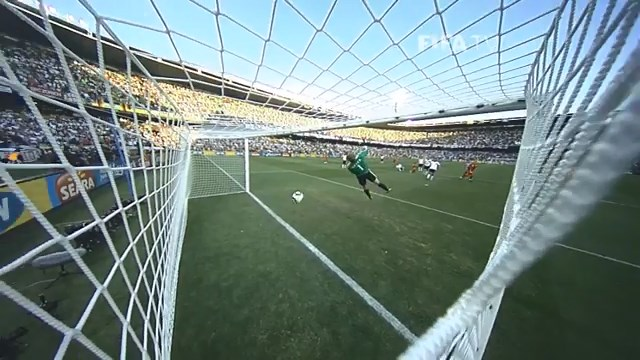
#> input picture Assignments/S2/S2A6/1.jpg, 640 x 360 px; its folder holds 4 pictures in this run
$ python S2A6a.py
#> lines starting #> are read from the running program, lines starting #| are printed output that depends on the picture; after the words box and inside, x2 and y2 are one past the last pixel; in counts of white or black regions, pixels touching at a corner belong together
import cv2
import numpy as np

lx1 = 220.
ly1 = 170.
lx2 = 400.
ly2 = 330.

m = (ly2 - ly1) / (lx2 - lx1)

b = -m * lx1 + ly1

kernel = np.array([[0, -1, 0],
                  [-1, 5, -1],
                  [0, -1, 0]])

for i in range(1,7):
    img = cv2.imread(f"{i}.jpg")
#> img is the input picture: shape (360, 640, 3); mean B, G, R 130.9, 133.8, 114.3

    img = cv2.resize(img, (1280, 720))
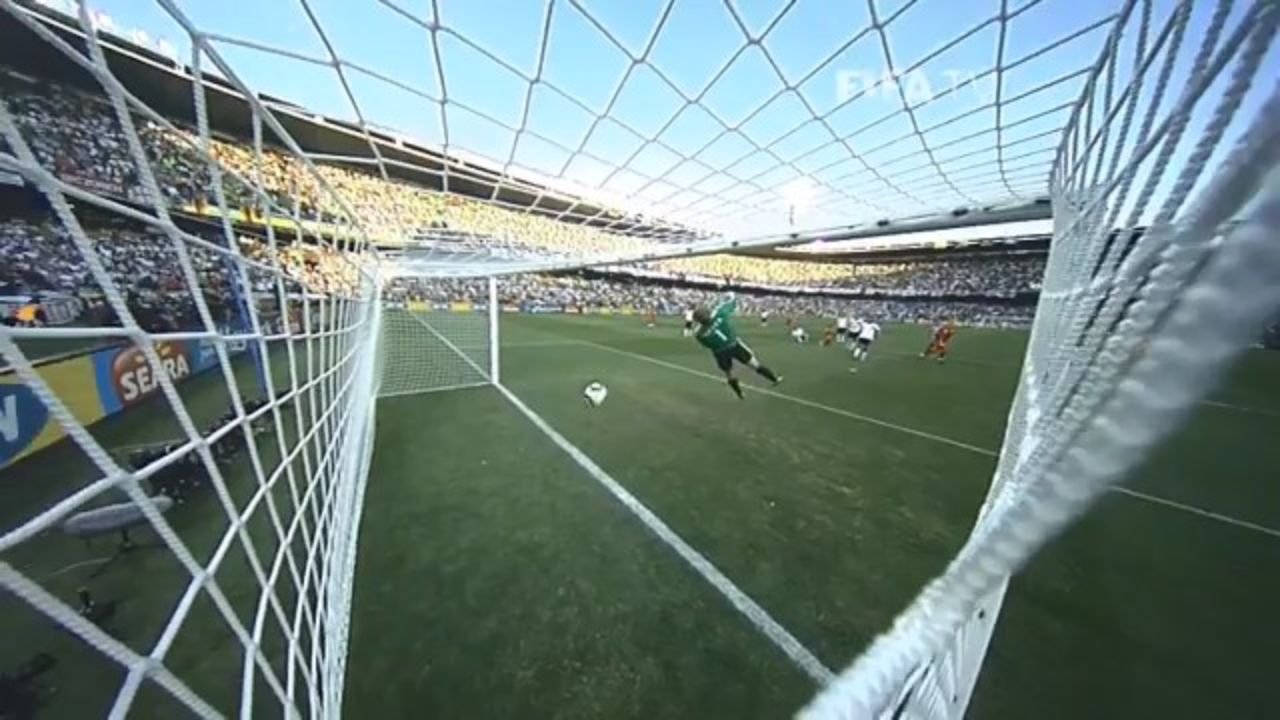
#> img: shape (720, 1280, 3); mean B, G, R 130.9, 133.7, 114.2

    img = img[300:720, 450:1000]
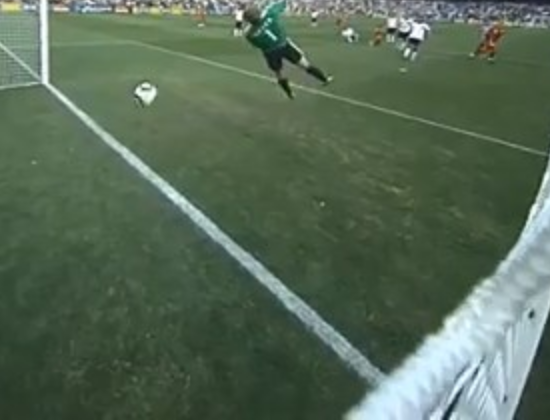
#> img: shape (420, 550, 3); mean B, G, R 86.1, 105.7, 86.7

    img_show = img.copy()

    gray = cv2.cvtColor(img, cv2.COLOR_BGR2GRAY)
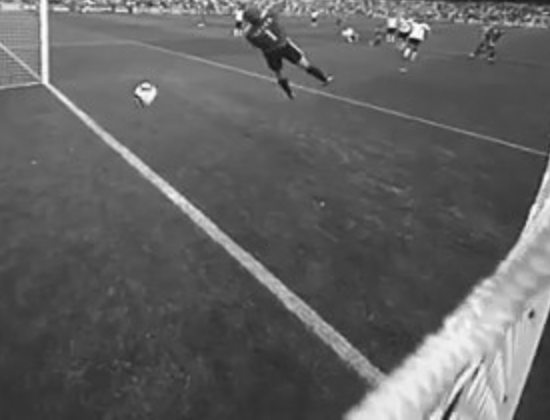
#> gray: shape (420, 550); min 16, max 253, mean 97.8

    sharp = cv2.filter2D(gray, -1, kernel)

    edge = cv2.Canny(sharp, 100, 120)
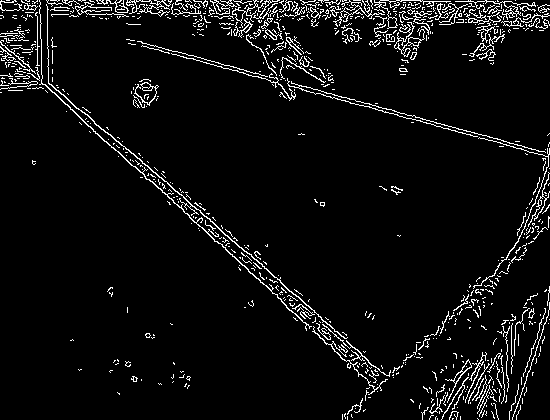
#> edge: shape (420, 550); 5.6% white in thin lines or dots

    circles = cv2.HoughCircles(edge, cv2.HOUGH_GRADIENT, 1 ,minDist=100 ,param1=2, param2=12, minRadius=7, maxRadius=11)
#> circles = [[145.5, 92.5, 9.3]]

    if  circles is not None:
        circles = circles[0].astype(np.uint32)
#> circles = [[145, 92, 9]]

        for circle in circles:
            cv2.circle(img_show, (circle[0], circle[1]), circle[2], (0, 0, 255), 2)

            yhat = circle[0] * m + b

            if yhat > circle[1]:
                goal = False
            else:
                distance = abs(m*circle[0]-circle[1]+b)/(m**2+1)**0.5
                print(distance, circle[2])
                if distance > circle[2]:
                    goal = True
                    break
#> this loop made 1 pass
#> (circle, yhat, goal) on pass 1: ([145, 92, 9], 103.3, False)
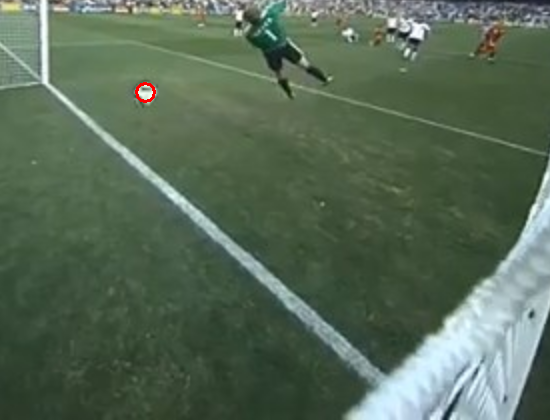
#> img_show: shape (420, 550, 3); 0.07% of pixels changed, all inside (x1, y1, x2, y2) = (135, 82, 156, 103)
        if goal:
            break

    cv2.imshow("Image", img_show)

    cv2.waitKey(0)

    if goal:
        break
#> pass 2 of the loop `for i in range(1,7):`:
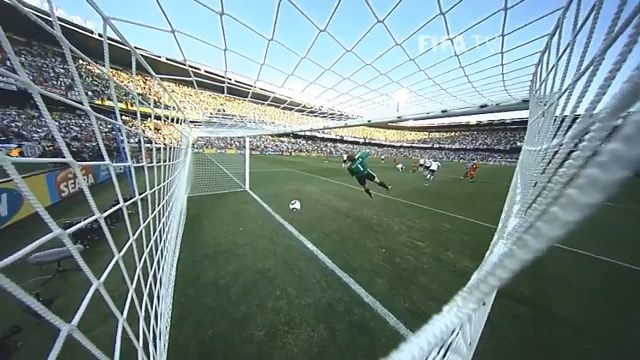
#> input picture Assignments/S2/S2A6/2.jpg, 640 x 360 px
#> img is the input picture: shape (360, 640, 3); mean B, G, R 131.6, 134.3, 114.7
#> `edge = cv2.Canny(sharp, 100, 120)`:
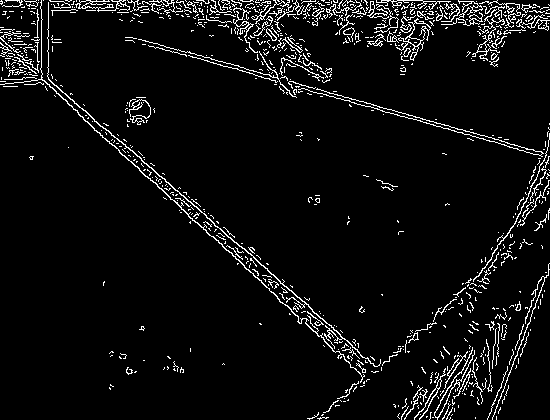
#> edge: shape (420, 550); 5.6% white in thin lines or dots
#> `circles = cv2.HoughCircles(edge, cv2.HOUGH_GRADIENT, 1 ,minDist=100 ,p..`: circles = [[497.5, 13.5, 8.2], [140.5, 109.5, 10.4]]
#> `circles = circles[0].astype(np.uint32)`: circles = [[497, 13, 8], [140, 109, 10]]
#> the loop `for circle in circles:` made 2 passes
#> (circle, yhat, goal) on pass 1: ([497, 13, 8], 416.2, False)
#> (printed output is left out)
#> after the loop `for circle in circles:`:
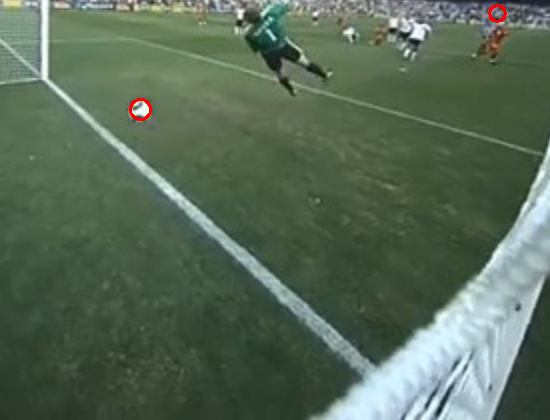
#> img_show: shape (420, 550, 3); mean B, G, R 87.1, 106.3, 87.8
#> pass 3 of the loop `for i in range(1,7):`:
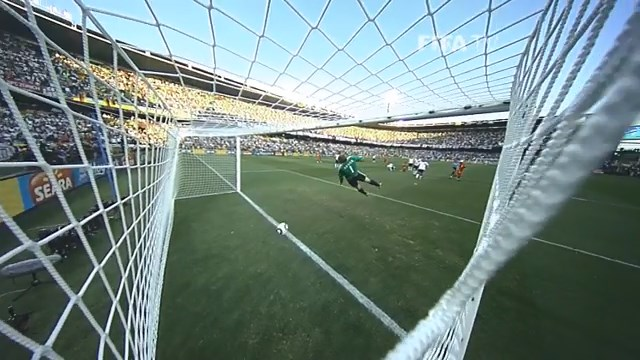
#> input picture Assignments/S2/S2A6/3.jpg, 640 x 360 px
#> img is the input picture: shape (360, 640, 3); mean B, G, R 129.8, 133.5, 113.8
#> `edge = cv2.Canny(sharp, 100, 120)`:
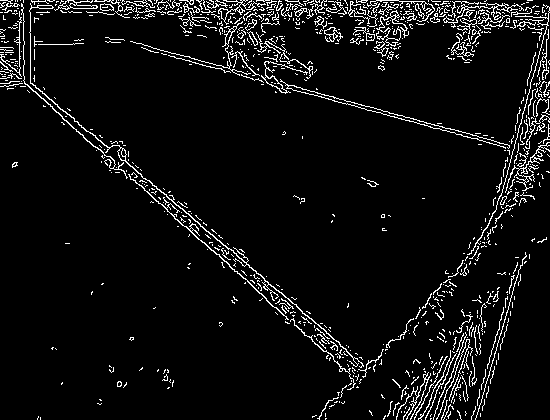
#> edge: shape (420, 550); 6% white in thin lines or dots
#> `circles = cv2.HoughCircles(edge, cv2.HOUGH_GRADIENT, 1 ,minDist=100 ,p..`: circles = [[238.5, 63.5, 10.4], [465.5, 10.5, 9.1]]
#> `circles = circles[0].astype(np.uint32)`: circles = [[238, 63, 10], [465, 10, 9]]
#> the loop `for circle in circles:` made 2 passes
#> (circle, yhat, goal) on passes 1 to 2: ([238, 63, 10], 186, False), ([465, 10, 9], 387.8, False)
#> after the loop `for circle in circles:`:
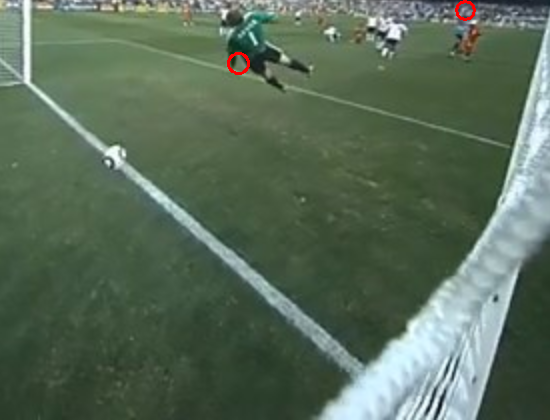
#> img_show: shape (420, 550, 3); mean B, G, R 88.3, 107.3, 88.5
#> the loop made 4 passes; the first 3 are shown

cv2.destroyAllWindows()

if goal:
    print("GOAAAAAAAAAAAAL!!")
